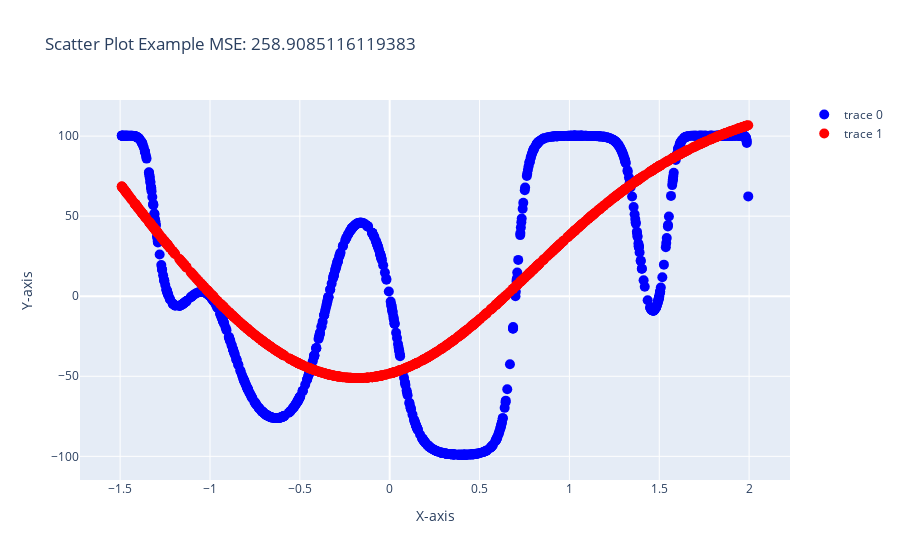

Notebook code cell kept with this figure:
### Code cell
fig = go.Figure(data=go.Scatter(x=X_test, y=Y_test, mode='markers', marker=dict(color='blue', size=10)))

fig.add_trace(go.Scatter(x=X_test, y=pred.reshape(-1), mode='markers', marker=dict(color='red', size=10)))
# fig.add_trace(go.Scatter(x=X_test, y=pred0.reshape(-1), mode='markers', marker=dict(color='green', size=10)))

fig.update_layout(title=f"Scatter Plot Example MSE: {MSE}", xaxis_title="X-axis", yaxis_title="Y-axis")

fig.show()

### Figure 1 — Plotly figure (JSON) as saved in the notebook; plotly's stock layout.template omitted (floating-point values rounded to 4 significant figures; data arrays with more than 128 entries replaced by an {"elided": "..."} marker saying what was removed)
{"data": [{"marker": {"color": "blue", "size": 10}, "mode": "markers", "type": "scatter", "x": {"elided": "1000 float values"}, "y": {"elided": "1000 float values"}}, {"marker": {"color": "red", "size": 10}, "mode": "markers", "type": "scatter", "x": {"elided": "1000 float values"}, "y": {"elided": "1000 float values"}}], "layout": {"title": {"text": "Scatter Plot Example MSE: 258.9085116119383"}, "xaxis": {"title": {"text": "X-axis"}}, "yaxis": {"title": {"text": "Y-axis"}}}}
